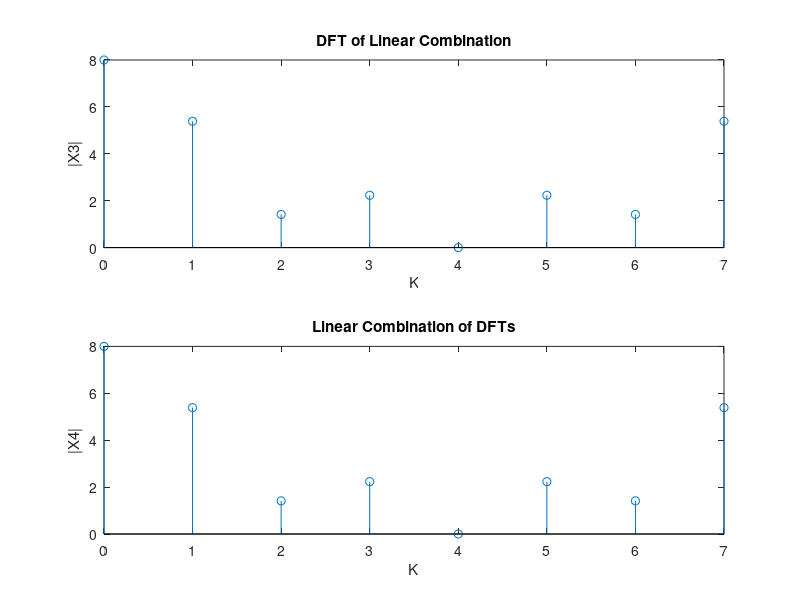
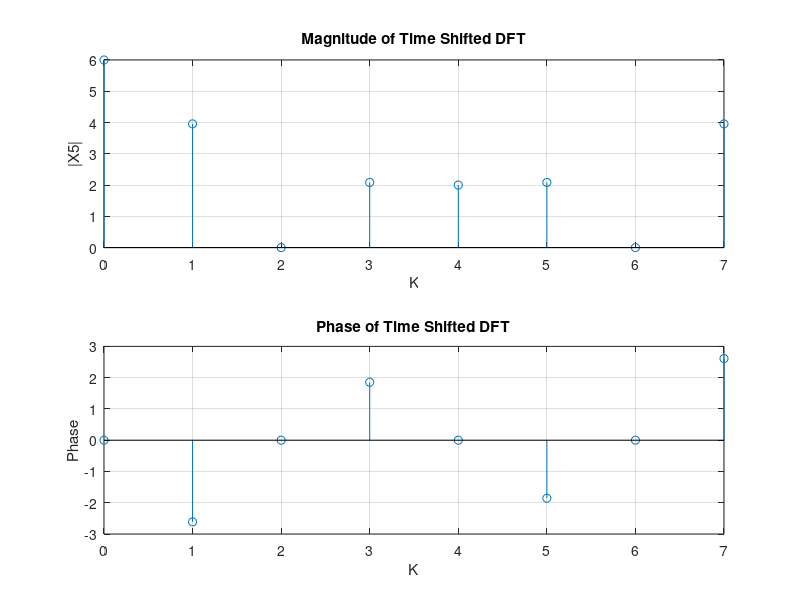
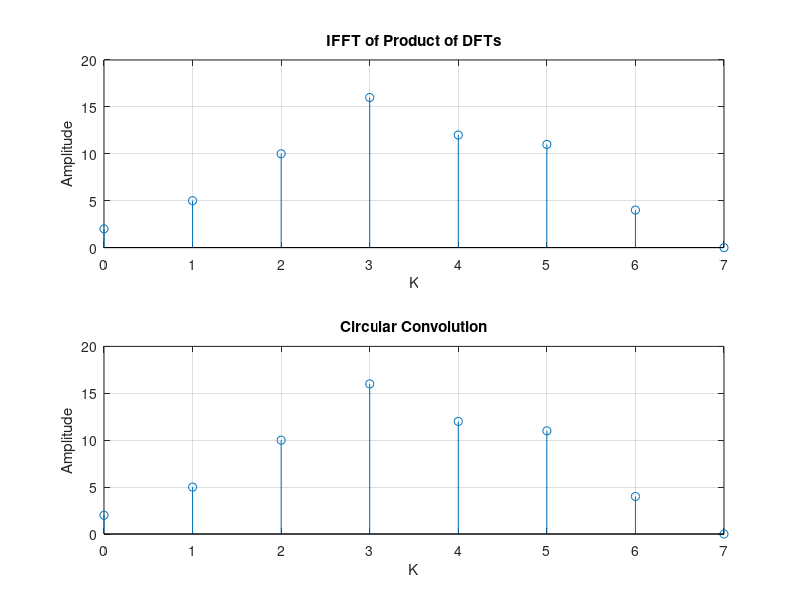

These figures' MATLAB source, in order:
% Practical 06 - Verification of DFT Properties
clc;
clear all;
close all;
N = 8;
x1 = [1 2 3 4 0 0 0 0];
x2 = [2 1 2 1 0 0 0 0];

% Linearity property
a1 = 0.5;
a2 = 0.5;
X1 = fft(x1,N);
X2 = fft(x2,N);
x3 = (a1*x1) + (a2*x2);
X3 = fft(x3,N);
X4 = (a1*X1) + (a2*X2);
K = 0:N-1;
figure;
subplot(2,1,1);
stem(K,abs(X3));
title('DFT of Linear Combination'); xlabel('K'); ylabel('|X3|');
subplot(2,1,2);
stem(K,abs(X4));
title('Linear Combination of DFTs'); xlabel('K'); ylabel('|X4|');

% Time shifting property
P = 2;
x5 = circshift(x2,P);
X5 = fft(x5,N);
X5_mag = abs(X5);
X5_ph = angle(X5);
figure;
subplot(2,1,1);
stem(K,X5_mag);
title('Magnitude of Time Shifted DFT'); xlabel('K'); ylabel('|X5|'); grid on;
subplot(2,1,2);
stem(K,X5_ph);
title('Phase of Time Shifted DFT'); xlabel('K'); ylabel('Phase'); grid on;

% Circular convolution property
Xprod = X1 .* X2;
xnew = ifft(Xprod,N);
xnew1 = cconv(x1,x2,N);
figure;
subplot(2,1,1);
stem(K,abs(xnew));
title('IFFT of Product of DFTs'); xlabel('K'); ylabel('Amplitude'); grid on;
subplot(2,1,2);
stem(K,abs(xnew1));
title('Circular Convolution'); xlabel('K'); ylabel('Amplitude'); grid on;
